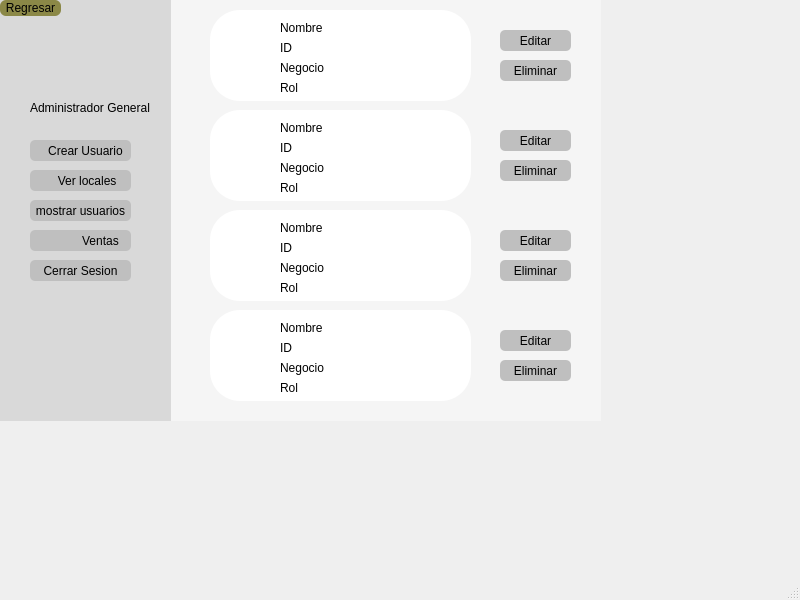
<?xml version="1.0" encoding="UTF-8"?>
<ui version="4.0">
 <class>MainWindow</class>
 <widget class="QMainWindow" name="MainWindow">
  <property name="geometry">
   <rect>
    <x>0</x>
    <y>0</y>
    <width>800</width>
    <height>600</height>
   </rect>
  </property>
  <property name="windowTitle">
   <string>MainWindow</string>
  </property>
  <widget class="QWidget" name="centralwidget">
   <widget class="QWidget" name="widget" native="true">
    <property name="geometry">
     <rect>
      <x>0</x>
      <y>0</y>
      <width>601</width>
      <height>421</height>
     </rect>
    </property>
    <property name="styleSheet">
     <string notr="true">background-color: rgb(245, 245, 245);
</string>
    </property>
    <widget class="QWidget" name="widget_2" native="true">
     <property name="geometry">
      <rect>
       <x>0</x>
       <y>0</y>
       <width>171</width>
       <height>421</height>
      </rect>
     </property>
     <property name="styleSheet">
      <string notr="true">background-color: rgb(217, 217, 217);
</string>
     </property>
     <widget class="QLabel" name="label">
      <property name="geometry">
       <rect>
        <x>50</x>
        <y>30</y>
        <width>71</width>
        <height>71</height>
       </rect>
      </property>
      <property name="mouseTracking">
       <bool>false</bool>
      </property>
      <property name="autoFillBackground">
       <bool>false</bool>
      </property>
      <property name="styleSheet">
       <string notr="true">border-radius: 10px;</string>
      </property>
      <property name="text">
       <string/>
      </property>
      <property name="pixmap">
       <pixmap>../../../imagen.png</pixmap>
      </property>
      <property name="scaledContents">
       <bool>true</bool>
      </property>
      <property name="wordWrap">
       <bool>false</bool>
      </property>
      <property name="openExternalLinks">
       <bool>false</bool>
      </property>
     </widget>
     <widget class="QLabel" name="label_2">
      <property name="geometry">
       <rect>
        <x>30</x>
        <y>100</y>
        <width>121</width>
        <height>16</height>
       </rect>
      </property>
      <property name="styleSheet">
       <string notr="true">font: 87 7pt &quot;Arial Black&quot;;</string>
      </property>
      <property name="text">
       <string>Administrador General</string>
      </property>
     </widget>
     <widget class="QPushButton" name="pushButton">
      <property name="geometry">
       <rect>
        <x>30</x>
        <y>140</y>
        <width>101</width>
        <height>21</height>
       </rect>
      </property>
      <property name="styleSheet">
       <string notr="true">border-radius: 5px;
font: 87 5pt &quot;Arial Black&quot;;
background-color: rgb(191, 191, 191);</string>
      </property>
      <property name="text">
       <string>   Crear Usuario</string>
      </property>
      <property name="icon">
       <iconset>
        <normaloff>../Imagenes proyecto/simbolomas.svg</normaloff>../Imagenes proyecto/simbolomas.svg</iconset>
      </property>
     </widget>
     <widget class="QPushButton" name="pushButton_2">
      <property name="geometry">
       <rect>
        <x>30</x>
        <y>170</y>
        <width>101</width>
        <height>21</height>
       </rect>
      </property>
      <property name="styleSheet">
       <string notr="true">border-radius: 5px;
font: 87 5pt &quot;Arial Black&quot;;
background-color: rgb(191, 191, 191);</string>
      </property>
      <property name="text">
       <string>    Ver locales</string>
      </property>
      <property name="icon">
       <iconset>
        <normaloff>../Imagenes proyecto/mostrarusuario.svg</normaloff>../Imagenes proyecto/mostrarusuario.svg</iconset>
      </property>
     </widget>
     <widget class="QPushButton" name="pushButton_3">
      <property name="geometry">
       <rect>
        <x>30</x>
        <y>200</y>
        <width>101</width>
        <height>21</height>
       </rect>
      </property>
      <property name="styleSheet">
       <string notr="true">border-radius: 5px;
font: 87 5pt &quot;Arial Black&quot;;
background-color: rgb(191, 191, 191);</string>
      </property>
      <property name="text">
       <string>mostrar usuarios</string>
      </property>
      <property name="icon">
       <iconset>
        <normaloff>../Imagenes proyecto/mostrarusuario.svg</normaloff>../Imagenes proyecto/mostrarusuario.svg</iconset>
      </property>
     </widget>
     <widget class="QPushButton" name="pushButton_4">
      <property name="geometry">
       <rect>
        <x>30</x>
        <y>230</y>
        <width>101</width>
        <height>21</height>
       </rect>
      </property>
      <property name="styleSheet">
       <string notr="true">border-radius: 5px;
font: 87 5pt &quot;Arial Black&quot;;
background-color: rgb(191, 191, 191);</string>
      </property>
      <property name="text">
       <string>            Ventas</string>
      </property>
      <property name="icon">
       <iconset>
        <normaloff>../Imagenes proyecto/cart-shopping-solid.svg</normaloff>../Imagenes proyecto/cart-shopping-solid.svg</iconset>
      </property>
     </widget>
     <widget class="QPushButton" name="pushButton_5">
      <property name="geometry">
       <rect>
        <x>30</x>
        <y>260</y>
        <width>101</width>
        <height>21</height>
       </rect>
      </property>
      <property name="styleSheet">
       <string notr="true">border-radius: 5px;
font: 87 5pt &quot;Arial Black&quot;;
background-color: rgb(191, 191, 191);</string>
      </property>
      <property name="text">
       <string>Cerrar Sesion</string>
      </property>
      <property name="icon">
       <iconset>
        <normaloff>../Imagenes proyecto/cerrarsesion.svg</normaloff>../Imagenes proyecto/cerrarsesion.svg</iconset>
      </property>
     </widget>
     <widget class="QLabel" name="label_3">
      <property name="geometry">
       <rect>
        <x>50</x>
        <y>310</y>
        <width>71</width>
        <height>71</height>
       </rect>
      </property>
      <property name="styleSheet">
       <string notr="true">border-radius: 10px;</string>
      </property>
      <property name="text">
       <string/>
      </property>
      <property name="pixmap">
       <pixmap>../../../logo.png</pixmap>
      </property>
      <property name="scaledContents">
       <bool>true</bool>
      </property>
     </widget>
     <widget class="QPushButton" name="pushButton_6">
      <property name="geometry">
       <rect>
        <x>0</x>
        <y>0</y>
        <width>61</width>
        <height>16</height>
       </rect>
      </property>
      <property name="styleSheet">
       <string notr="true">border-radius: 6px;
font: 7pt &quot;MS Shell Dlg 2&quot;;
font: 87 5pt &quot;Arial Black&quot;;
background-color: rgb(139, 136, 71);
</string>
      </property>
      <property name="text">
       <string>Regresar</string>
      </property>
      <property name="icon">
       <iconset>
        <normaloff>../Imagenes proyecto/regresar.svg</normaloff>../Imagenes proyecto/regresar.svg</iconset>
      </property>
     </widget>
    </widget>
    <widget class="QWidget" name="widget_3" native="true">
     <property name="geometry">
      <rect>
       <x>210</x>
       <y>10</y>
       <width>261</width>
       <height>91</height>
      </rect>
     </property>
     <property name="styleSheet">
      <string notr="true">background-color: rgb(255, 255, 255);
border-radius:30px;
border:2px soild #6B675A;</string>
     </property>
     <widget class="QLabel" name="label_4">
      <property name="geometry">
       <rect>
        <x>70</x>
        <y>10</y>
        <width>121</width>
        <height>16</height>
       </rect>
      </property>
      <property name="styleSheet">
       <string notr="true">font: 87 7pt &quot;Arial Black&quot;;
background-color: rgb(255, 255, 255);</string>
      </property>
      <property name="text">
       <string>Nombre</string>
      </property>
     </widget>
     <widget class="QLabel" name="label_5">
      <property name="geometry">
       <rect>
        <x>70</x>
        <y>30</y>
        <width>121</width>
        <height>16</height>
       </rect>
      </property>
      <property name="styleSheet">
       <string notr="true">font: 87 7pt &quot;Arial Black&quot;;
background-color: rgb(255, 255, 255);</string>
      </property>
      <property name="text">
       <string>ID</string>
      </property>
     </widget>
     <widget class="QLabel" name="label_6">
      <property name="geometry">
       <rect>
        <x>70</x>
        <y>50</y>
        <width>121</width>
        <height>16</height>
       </rect>
      </property>
      <property name="styleSheet">
       <string notr="true">font: 87 7pt &quot;Arial Black&quot;;
background-color: rgb(255, 255, 255);</string>
      </property>
      <property name="text">
       <string>Negocio</string>
      </property>
     </widget>
     <widget class="QLabel" name="label_7">
      <property name="geometry">
       <rect>
        <x>70</x>
        <y>70</y>
        <width>121</width>
        <height>16</height>
       </rect>
      </property>
      <property name="styleSheet">
       <string notr="true">font: 87 7pt &quot;Arial Black&quot;;
background-color: rgb(255, 255, 255);</string>
      </property>
      <property name="text">
       <string>Rol</string>
      </property>
     </widget>
     <widget class="QLabel" name="label_8">
      <property name="geometry">
       <rect>
        <x>10</x>
        <y>20</y>
        <width>47</width>
        <height>51</height>
       </rect>
      </property>
      <property name="text">
       <string/>
      </property>
      <property name="pixmap">
       <pixmap>../Imagenes proyecto/imagenvista.jpg</pixmap>
      </property>
      <property name="scaledContents">
       <bool>true</bool>
      </property>
     </widget>
    </widget>
    <widget class="QWidget" name="widget_4" native="true">
     <property name="geometry">
      <rect>
       <x>210</x>
       <y>110</y>
       <width>261</width>
       <height>91</height>
      </rect>
     </property>
     <property name="styleSheet">
      <string notr="true">background-color: rgb(255, 255, 255);
border-radius:30px;
border:2px soild #6B675A;</string>
     </property>
     <widget class="QLabel" name="label_9">
      <property name="geometry">
       <rect>
        <x>70</x>
        <y>10</y>
        <width>121</width>
        <height>16</height>
       </rect>
      </property>
      <property name="styleSheet">
       <string notr="true">font: 87 7pt &quot;Arial Black&quot;;
background-color: rgb(255, 255, 255);</string>
      </property>
      <property name="text">
       <string>Nombre</string>
      </property>
     </widget>
     <widget class="QLabel" name="label_10">
      <property name="geometry">
       <rect>
        <x>70</x>
        <y>30</y>
        <width>121</width>
        <height>16</height>
       </rect>
      </property>
      <property name="styleSheet">
       <string notr="true">font: 87 7pt &quot;Arial Black&quot;;
background-color: rgb(255, 255, 255);</string>
      </property>
      <property name="text">
       <string>ID</string>
      </property>
     </widget>
     <widget class="QLabel" name="label_11">
      <property name="geometry">
       <rect>
        <x>70</x>
        <y>50</y>
        <width>121</width>
        <height>16</height>
       </rect>
      </property>
      <property name="styleSheet">
       <string notr="true">font: 87 7pt &quot;Arial Black&quot;;
background-color: rgb(255, 255, 255);</string>
      </property>
      <property name="text">
       <string>Negocio</string>
      </property>
     </widget>
     <widget class="QLabel" name="label_12">
      <property name="geometry">
       <rect>
        <x>70</x>
        <y>70</y>
        <width>121</width>
        <height>16</height>
       </rect>
      </property>
      <property name="styleSheet">
       <string notr="true">font: 87 7pt &quot;Arial Black&quot;;
background-color: rgb(255, 255, 255);</string>
      </property>
      <property name="text">
       <string>Rol</string>
      </property>
     </widget>
     <widget class="QLabel" name="label_13">
      <property name="geometry">
       <rect>
        <x>10</x>
        <y>20</y>
        <width>47</width>
        <height>51</height>
       </rect>
      </property>
      <property name="text">
       <string/>
      </property>
      <property name="pixmap">
       <pixmap>../Imagenes proyecto/imagenvista.jpg</pixmap>
      </property>
      <property name="scaledContents">
       <bool>true</bool>
      </property>
     </widget>
    </widget>
    <widget class="QWidget" name="widget_5" native="true">
     <property name="geometry">
      <rect>
       <x>210</x>
       <y>210</y>
       <width>261</width>
       <height>91</height>
      </rect>
     </property>
     <property name="styleSheet">
      <string notr="true">background-color: rgb(255, 255, 255);
border-radius:30px;
border:2px soild #6B675A;</string>
     </property>
     <widget class="QLabel" name="label_14">
      <property name="geometry">
       <rect>
        <x>70</x>
        <y>10</y>
        <width>121</width>
        <height>16</height>
       </rect>
      </property>
      <property name="styleSheet">
       <string notr="true">font: 87 7pt &quot;Arial Black&quot;;
background-color: rgb(255, 255, 255);</string>
      </property>
      <property name="text">
       <string>Nombre</string>
      </property>
     </widget>
     <widget class="QLabel" name="label_15">
      <property name="geometry">
       <rect>
        <x>70</x>
        <y>30</y>
        <width>121</width>
        <height>16</height>
       </rect>
      </property>
      <property name="styleSheet">
       <string notr="true">font: 87 7pt &quot;Arial Black&quot;;
background-color: rgb(255, 255, 255);</string>
      </property>
      <property name="text">
       <string>ID</string>
      </property>
     </widget>
     <widget class="QLabel" name="label_16">
      <property name="geometry">
       <rect>
        <x>70</x>
        <y>50</y>
        <width>121</width>
        <height>16</height>
       </rect>
      </property>
      <property name="styleSheet">
       <string notr="true">font: 87 7pt &quot;Arial Black&quot;;
background-color: rgb(255, 255, 255);</string>
      </property>
      <property name="text">
       <string>Negocio</string>
      </property>
     </widget>
     <widget class="QLabel" name="label_17">
      <property name="geometry">
       <rect>
        <x>70</x>
        <y>70</y>
        <width>121</width>
        <height>16</height>
       </rect>
      </property>
      <property name="styleSheet">
       <string notr="true">font: 87 7pt &quot;Arial Black&quot;;
background-color: rgb(255, 255, 255);</string>
      </property>
      <property name="text">
       <string>Rol</string>
      </property>
     </widget>
     <widget class="QLabel" name="label_18">
      <property name="geometry">
       <rect>
        <x>10</x>
        <y>20</y>
        <width>47</width>
        <height>51</height>
       </rect>
      </property>
      <property name="text">
       <string/>
      </property>
      <property name="pixmap">
       <pixmap>../Imagenes proyecto/imagenvista.jpg</pixmap>
      </property>
      <property name="scaledContents">
       <bool>true</bool>
      </property>
     </widget>
    </widget>
    <widget class="QWidget" name="widget_6" native="true">
     <property name="geometry">
      <rect>
       <x>210</x>
       <y>310</y>
       <width>261</width>
       <height>91</height>
      </rect>
     </property>
     <property name="styleSheet">
      <string notr="true">background-color: rgb(255, 255, 255);
border-radius:30px;
border:2px soild #6B675A;</string>
     </property>
     <widget class="QLabel" name="label_19">
      <property name="geometry">
       <rect>
        <x>70</x>
        <y>10</y>
        <width>121</width>
        <height>16</height>
       </rect>
      </property>
      <property name="styleSheet">
       <string notr="true">font: 87 7pt &quot;Arial Black&quot;;
background-color: rgb(255, 255, 255);</string>
      </property>
      <property name="text">
       <string>Nombre</string>
      </property>
     </widget>
     <widget class="QLabel" name="label_20">
      <property name="geometry">
       <rect>
        <x>70</x>
        <y>30</y>
        <width>121</width>
        <height>16</height>
       </rect>
      </property>
      <property name="styleSheet">
       <string notr="true">font: 87 7pt &quot;Arial Black&quot;;
background-color: rgb(255, 255, 255);</string>
      </property>
      <property name="text">
       <string>ID</string>
      </property>
     </widget>
     <widget class="QLabel" name="label_21">
      <property name="geometry">
       <rect>
        <x>70</x>
        <y>50</y>
        <width>121</width>
        <height>16</height>
       </rect>
      </property>
      <property name="styleSheet">
       <string notr="true">font: 87 7pt &quot;Arial Black&quot;;
background-color: rgb(255, 255, 255);</string>
      </property>
      <property name="text">
       <string>Negocio</string>
      </property>
     </widget>
     <widget class="QLabel" name="label_22">
      <property name="geometry">
       <rect>
        <x>70</x>
        <y>70</y>
        <width>121</width>
        <height>16</height>
       </rect>
      </property>
      <property name="styleSheet">
       <string notr="true">font: 87 7pt &quot;Arial Black&quot;;
background-color: rgb(255, 255, 255);</string>
      </property>
      <property name="text">
       <string>Rol</string>
      </property>
     </widget>
     <widget class="QLabel" name="label_23">
      <property name="geometry">
       <rect>
        <x>10</x>
        <y>20</y>
        <width>47</width>
        <height>51</height>
       </rect>
      </property>
      <property name="text">
       <string/>
      </property>
      <property name="pixmap">
       <pixmap>../Imagenes proyecto/imagenvista.jpg</pixmap>
      </property>
      <property name="scaledContents">
       <bool>true</bool>
      </property>
     </widget>
    </widget>
    <widget class="QPushButton" name="pushButton_7">
     <property name="geometry">
      <rect>
       <x>500</x>
       <y>30</y>
       <width>71</width>
       <height>21</height>
      </rect>
     </property>
     <property name="styleSheet">
      <string notr="true">border-radius: 5px;
font: 87 5pt &quot;Arial Black&quot;;
background-color: rgb(191, 191, 191);</string>
     </property>
     <property name="text">
      <string>Editar</string>
     </property>
     <property name="icon">
      <iconset>
       <normaloff>../Imagenes proyecto/editar.svg</normaloff>../Imagenes proyecto/editar.svg</iconset>
     </property>
    </widget>
    <widget class="QPushButton" name="pushButton_8">
     <property name="geometry">
      <rect>
       <x>500</x>
       <y>60</y>
       <width>71</width>
       <height>21</height>
      </rect>
     </property>
     <property name="styleSheet">
      <string notr="true">border-radius: 5px;
font: 87 5pt &quot;Arial Black&quot;;
background-color: rgb(191, 191, 191);</string>
     </property>
     <property name="text">
      <string>Eliminar</string>
     </property>
     <property name="icon">
      <iconset>
       <normaloff>../Imagenes proyecto/x-solid.svg</normaloff>../Imagenes proyecto/x-solid.svg</iconset>
     </property>
    </widget>
    <widget class="QPushButton" name="pushButton_9">
     <property name="geometry">
      <rect>
       <x>500</x>
       <y>130</y>
       <width>71</width>
       <height>21</height>
      </rect>
     </property>
     <property name="styleSheet">
      <string notr="true">border-radius: 5px;
font: 87 5pt &quot;Arial Black&quot;;
background-color: rgb(191, 191, 191);</string>
     </property>
     <property name="text">
      <string>Editar</string>
     </property>
     <property name="icon">
      <iconset>
       <normaloff>../Imagenes proyecto/editar.svg</normaloff>../Imagenes proyecto/editar.svg</iconset>
     </property>
    </widget>
    <widget class="QPushButton" name="pushButton_10">
     <property name="geometry">
      <rect>
       <x>500</x>
       <y>230</y>
       <width>71</width>
       <height>21</height>
      </rect>
     </property>
     <property name="styleSheet">
      <string notr="true">border-radius: 5px;
font: 87 5pt &quot;Arial Black&quot;;
background-color: rgb(191, 191, 191);</string>
     </property>
     <property name="text">
      <string>Editar</string>
     </property>
     <property name="icon">
      <iconset>
       <normaloff>../Imagenes proyecto/editar.svg</normaloff>../Imagenes proyecto/editar.svg</iconset>
     </property>
    </widget>
    <widget class="QPushButton" name="pushButton_11">
     <property name="geometry">
      <rect>
       <x>500</x>
       <y>330</y>
       <width>71</width>
       <height>21</height>
      </rect>
     </property>
     <property name="styleSheet">
      <string notr="true">border-radius: 5px;
font: 87 5pt &quot;Arial Black&quot;;
background-color: rgb(191, 191, 191);</string>
     </property>
     <property name="text">
      <string>Editar</string>
     </property>
     <property name="icon">
      <iconset>
       <normaloff>../Imagenes proyecto/editar.svg</normaloff>../Imagenes proyecto/editar.svg</iconset>
     </property>
    </widget>
    <widget class="QPushButton" name="pushButton_12">
     <property name="geometry">
      <rect>
       <x>500</x>
       <y>160</y>
       <width>71</width>
       <height>21</height>
      </rect>
     </property>
     <property name="styleSheet">
      <string notr="true">border-radius: 5px;
font: 87 5pt &quot;Arial Black&quot;;
background-color: rgb(191, 191, 191);</string>
     </property>
     <property name="text">
      <string>Eliminar</string>
     </property>
     <property name="icon">
      <iconset>
       <normaloff>../Imagenes proyecto/x-solid.svg</normaloff>../Imagenes proyecto/x-solid.svg</iconset>
     </property>
    </widget>
    <widget class="QPushButton" name="pushButton_13">
     <property name="geometry">
      <rect>
       <x>500</x>
       <y>260</y>
       <width>71</width>
       <height>21</height>
      </rect>
     </property>
     <property name="styleSheet">
      <string notr="true">border-radius: 5px;
font: 87 5pt &quot;Arial Black&quot;;
background-color: rgb(191, 191, 191);</string>
     </property>
     <property name="text">
      <string>Eliminar</string>
     </property>
     <property name="icon">
      <iconset>
       <normaloff>../Imagenes proyecto/x-solid.svg</normaloff>../Imagenes proyecto/x-solid.svg</iconset>
     </property>
    </widget>
    <widget class="QPushButton" name="pushButton_14">
     <property name="geometry">
      <rect>
       <x>500</x>
       <y>360</y>
       <width>71</width>
       <height>21</height>
      </rect>
     </property>
     <property name="styleSheet">
      <string notr="true">border-radius: 5px;
font: 87 5pt &quot;Arial Black&quot;;
background-color: rgb(191, 191, 191);</string>
     </property>
     <property name="text">
      <string>Eliminar</string>
     </property>
     <property name="icon">
      <iconset>
       <normaloff>../Imagenes proyecto/x-solid.svg</normaloff>../Imagenes proyecto/x-solid.svg</iconset>
     </property>
    </widget>
   </widget>
  </widget>
  <widget class="QMenuBar" name="menubar">
   <property name="geometry">
    <rect>
     <x>0</x>
     <y>0</y>
     <width>800</width>
     <height>22</height>
    </rect>
   </property>
  </widget>
  <widget class="QStatusBar" name="statusbar"/>
 </widget>
 <resources/>
 <connections/>
</ui>
